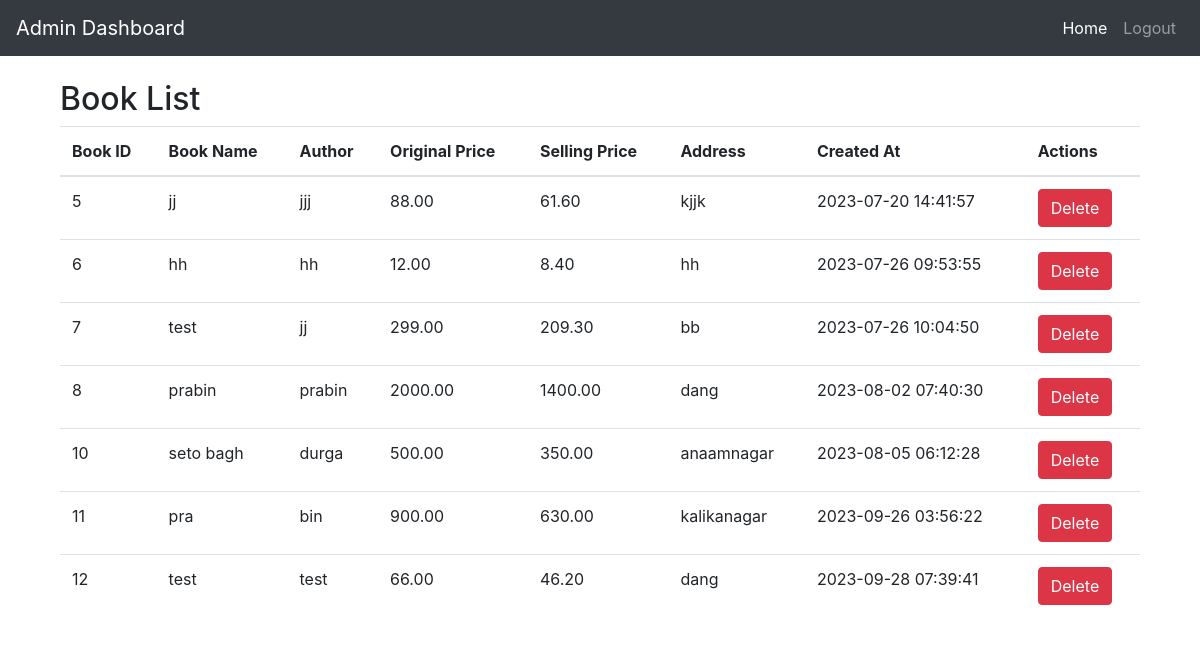
Page /admin/book-list.php (signed in) on the committed database.
### tables this page shows
CREATE TABLE `books` (
  `id` int NOT NULL,
  `name` varchar(255) NOT NULL,
  `image` longblob NOT NULL,
  `author` varchar(255) NOT NULL,
  `original_price` decimal(10,2) NOT NULL,
  `selling_price` decimal(10,2) NOT NULL,
  `address` text NOT NULL,
  `seller_id` int NOT NULL,
  `created_at` timestamp NULL DEFAULT CURRENT_TIMESTAMP,
  `genre` varchar(255) NOT NULL DEFAULT 'unknown',
  `genre_numeric` int DEFAULT NULL
);

### admin/book-list.php (the view, shortened to what this page needs)
<?php
if (session_status() === PHP_SESSION_NONE) {
    session_start();
}include('config.php');
$books_query = "SELECT * FROM books";
$books_result = mysqli_query($connection, $books_query);
?>
<!DOCTYPE html>
<html>
<head>
    <link rel="stylesheet" href="https://maxcdn.bootstrapcdn.com/bootstrap/4.5.2/css/bootstrap.min.css">
</head>
<body>
    <?php include('navbar.php'); ?>
    <div class="container mt-4">
        <h2>Book List</h2>
        <table class="table">
            <thead>
                <tr>
                    <th>Book ID</th>
                    <th>Book Name</th>
                    <th>Author</th>
                    <th>Original Price</th>
                    <th>Selling Price</th>
                    <th>Address</th>
                    <th>Created At</th>
                    <th>Actions</th>
                </tr>
            </thead>
            <tbody>
                <?php while ($row = mysqli_fetch_assoc($books_result)): ?>
                    <tr>
                        <td><?php echo $row['id']; ?></td>
                        <td><?php echo $row['name']; ?></td>
                        <td><?php echo $row['author']; ?></td>
                        <td><?php echo $row['original_price']; ?></td>
                        <td><?php echo $row['selling_price']; ?></td>
                        <td><?php echo $row['address']; ?></td>
                        <td><?php echo $row['created_at']; ?></td>
                        <td>
                            <form action="<?php echo $_SERVER['PHP_SELF']; ?>" method="POST">
                                <button type="submit" name="delete_book" class="btn btn-danger" onclick="return confirm('Are you sure you want to delete this book?')">Delete</button>
                            </form>
                        </td>
                    </tr>
                <?php endwhile; ?>
            </tbody>
        </table>
    </div>
</body>
</html>

### rows in the picture
books: id "5", name "jj", author "jjj", original_price "88.00", selling_price "61.60", address "kjjk", created_at "2023-07-20 14:41:57"
books: id "6", name "hh", author "hh", original_price "12.00", selling_price "8.40", address "hh", created_at "2023-07-26 09:53:55"
books: id "7", name "test", author "jj", original_price "299.00", selling_price "209.30", address "bb", created_at "2023-07-26 10:04:50"
books: id "8", name "prabin", author "prabin", original_price "2000.00", selling_price "1400.00", address "dang", created_at "2023-08-02 07:40:30"
books: id "10", name "seto bagh", author "durga", original_price "500.00", selling_price "350.00", address "anaamnagar", created_at "2023-08-05 06:12:28"
books: id "11", name "pra", author "bin", original_price "900.00", selling_price "630.00", address "kalikanagar", created_at "2023-09-26 03:56:22"
books: id "12", name "test", author "test", original_price "66.00", selling_price "46.20", address "dang", created_at "2023-09-28 07:39:41"
